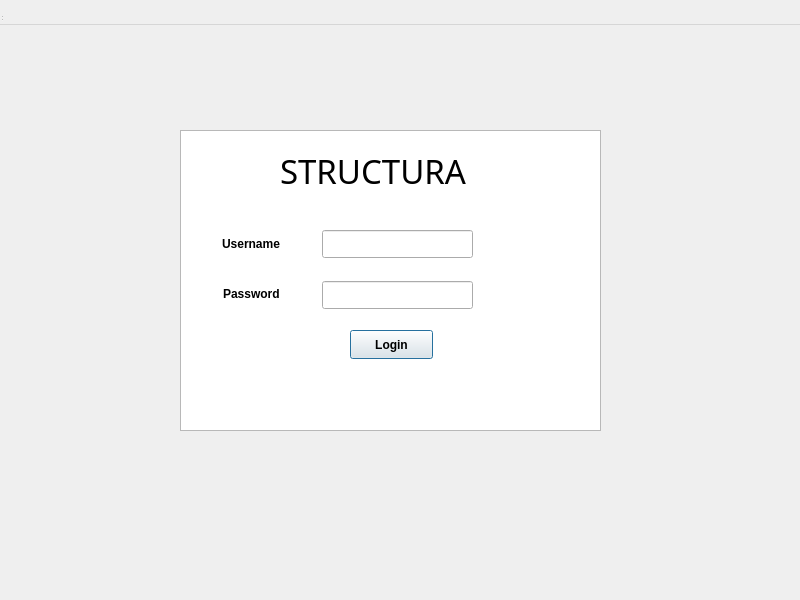
<?xml version="1.0" encoding="UTF-8"?>
<ui version="4.0">
 <class>Login</class>
 <widget class="QDialog" name="Login">
  <property name="geometry">
   <rect>
    <x>0</x>
    <y>0</y>
    <width>800</width>
    <height>600</height>
   </rect>
  </property>
  <property name="windowTitle">
   <string>MainWindow</string>
  </property>
  <widget class="QWidget" name="centralwidget">
   <widget class="QListWidget" name="listWidget">
    <property name="geometry">
     <rect>
      <x>180</x>
      <y>130</y>
      <width>421</width>
      <height>301</height>
     </rect>
    </property>
   </widget>
   <widget class="QLabel" name="label">
    <property name="geometry">
     <rect>
      <x>222</x>
      <y>234</y>
      <width>81</width>
      <height>20</height>
     </rect>
    </property>
    <property name="font">
     <font>
      <bold>true</bold>
     </font>
    </property>
    <property name="text">
     <string>Username</string>
    </property>
   </widget>
   <widget class="QLabel" name="label_2">
    <property name="geometry">
     <rect>
      <x>223</x>
      <y>284</y>
      <width>81</width>
      <height>20</height>
     </rect>
    </property>
    <property name="font">
     <font>
      <bold>true</bold>
     </font>
    </property>
    <property name="text">
     <string>Password</string>
    </property>
   </widget>
   <widget class="QLineEdit" name="lineEdit_username">
    <property name="geometry">
     <rect>
      <x>322</x>
      <y>230</y>
      <width>151</width>
      <height>28</height>
     </rect>
    </property>
   </widget>
   <widget class="QLineEdit" name="lineEdit_password">
    <property name="geometry">
     <rect>
      <x>322</x>
      <y>281</y>
      <width>151</width>
      <height>28</height>
     </rect>
    </property>
   </widget>
   <widget class="QPushButton" name="pushButton_login">
    <property name="geometry">
     <rect>
      <x>350</x>
      <y>330</y>
      <width>83</width>
      <height>29</height>
     </rect>
    </property>
    <property name="font">
     <font>
      <bold>true</bold>
     </font>
    </property>
    <property name="text">
     <string>Login</string>
    </property>
   </widget>
   <widget class="QLabel" name="label_4">
    <property name="geometry">
     <rect>
      <x>280</x>
      <y>150</y>
      <width>231</width>
      <height>41</height>
     </rect>
    </property>
    <property name="font">
     <font>
      <family>Source Code Pro</family>
      <pointsize>25</pointsize>
      <bold>false</bold>
     </font>
    </property>
    <property name="text">
     <string>STRUCTURA</string>
    </property>
   </widget>
   <widget class="QLabel" name="label_3">
    <property name="geometry">
     <rect>
      <x>440</x>
      <y>200</y>
      <width>191</width>
      <height>141</height>
     </rect>
    </property>
    <property name="text">
     <string/>
    </property>
    <property name="pixmap">
     <pixmap>../../../../Downloads/structura_logo-removebg-preview.png</pixmap>
    </property>
    <property name="scaledContents">
     <bool>true</bool>
    </property>
   </widget>
  </widget>
  <widget class="QMenuBar" name="menubar">
   <property name="geometry">
    <rect>
     <x>0</x>
     <y>0</y>
     <width>800</width>
     <height>25</height>
    </rect>
   </property>
  </widget>
  <widget class="QStatusBar" name="statusbar"/>
 </widget>
 <resources/>
 <connections/>
</ui>
